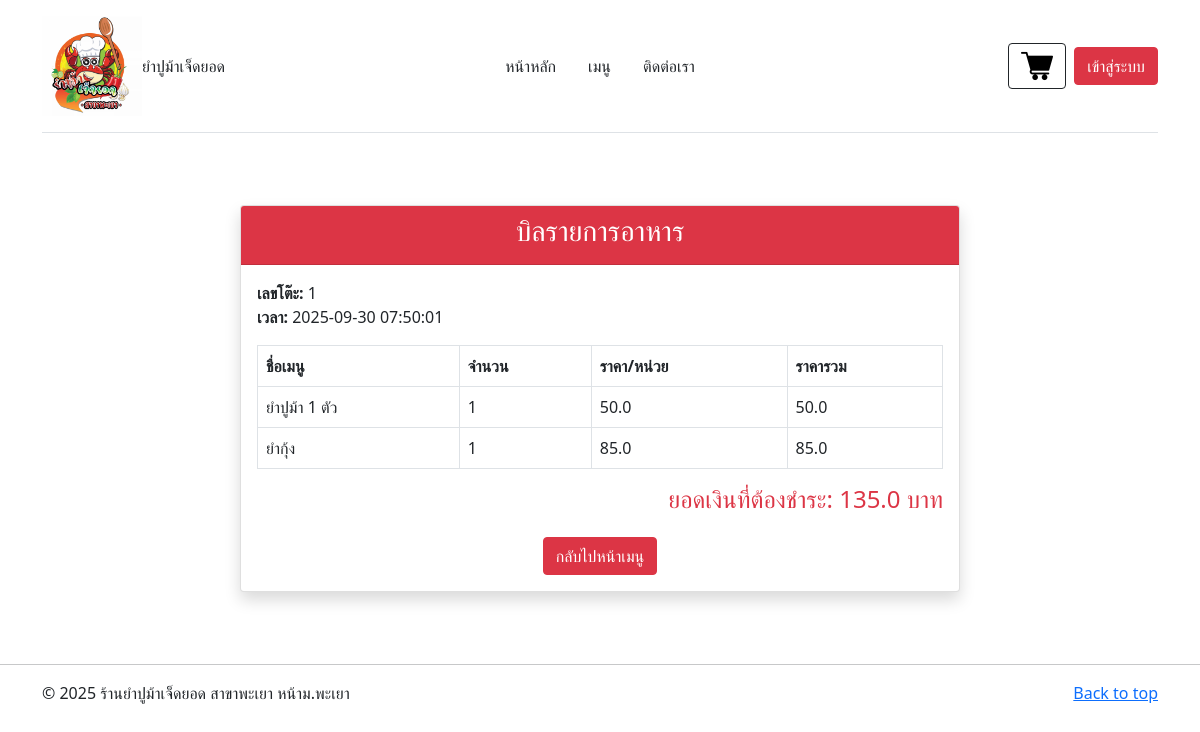
Screenshot of /order_bill/1 with the database file from the repository.
### tables this page shows
CREATE TABLE bills (
    id INTEGER PRIMARY KEY AUTOINCREMENT,
    table_no TEXT,
    bill_time TEXT,
    items TEXT,
    total REAL
);

### app.py (the view)
@app.route('/order_bill/<int:bill_id>')
def order_bill(bill_id):
    bill = db.get_bill(bill_id)
    import json
    items = json.loads(bill['items']) if bill and bill.get('items') else []
    return render_template('frontend/order_bill.html', bill=bill, items=items)

### models.py (called while the page is built)
    def _connect(self):
        conn = sqlite3.connect(self.db_path)
        conn.row_factory = sqlite3.Row
        return conn

    def get_bill(self, bill_id: int) -> Optional[Dict[str, Any]]:
        with closing(self._connect()) as conn:
            row = conn.execute('SELECT * FROM bills WHERE id=?', (bill_id,)).fetchone()
            return dict(row) if row else None

### templates/frontend/order_bill.html
{% extends "frontend/layout.html" %}
{% block content %}
<div class="container py-5">
  <div class="row justify-content-center">
    <div class="col-md-8">
      <div class="card shadow">
        <div class="card-header bg-danger text-white text-center">
          <h3>บิลรายการอาหาร</h3>
        </div>
        <div class="card-body">
          {% if bill %}
          <div class="mb-3">
            <strong>เลขโต๊ะ:</strong> {{ bill.table_no }}<br>
            <strong>เวลา:</strong> {{ bill.bill_time }}
          </div>
          <table class="table table-bordered">
            <thead>
              <tr>
                <th>ชื่อเมนู</th>
                <th>จำนวน</th>
                <th>ราคา/หน่วย</th>
                <th>ราคารวม</th>
              </tr>
            </thead>
            <tbody>
              {% for item in items %}
              <tr>
                <td>{{ item.name }}</td>
                <td>{{ item.quantity }}</td>
                <td>{{ item.price }}</td>
                <td>{{ item.price * item.quantity }}</td>
              </tr>
              {% endfor %}
            </tbody>
          </table>
          <div class="text-end">
            <h4 class="text-danger">ยอดเงินที่ต้องชำระ: {{ bill.total }} บาท</h4>
          </div>
          {% else %}
          <div class="alert alert-danger">ไม่พบข้อมูลบิล</div>
          {% endif %}
          <div class="text-center mt-4">
            <a href="/menu" class="btn btn-danger">กลับไปหน้าเมนู</a>
          </div>
        </div>
      </div>
    </div>
  </div>
</div>
{% endblock %}

### rows the page displays
bills: table_no "1", bill_time "2025-09-30 07:50:01", total "135.0"

### other values shown
{{ item.name }} "ยำปูม้า 1 ตัว" "ยำกุ้ง"
{{ item.quantity }} "1" "1"
{{ item.price }} "50.0" "85.0"
{{ item.price * item.quantity }} "50.0" "85.0"
